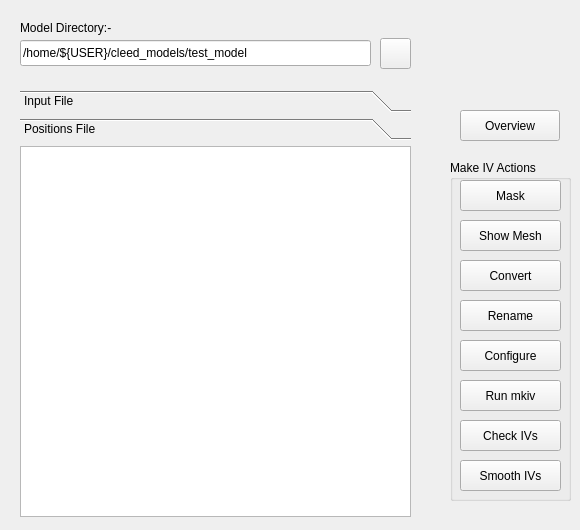
    <widget class="QWidget" name="tab_mkiv">
     <attribute name="title">
      <string>Make IV</string>
     </attribute>
     <widget class="QToolBox" name="toolBox_mkiv">
      <property name="geometry">
       <rect>
        <x>20</x>
        <y>90</y>
        <width>391</width>
        <height>431</height>
       </rect>
      </property>
      <property name="currentIndex">
       <number>1</number>
      </property>
      <widget class="QWidget" name="mkiv_input">
       <property name="geometry">
        <rect>
         <x>0</x>
         <y>0</y>
         <width>100</width>
         <height>30</height>
        </rect>
       </property>
       <attribute name="label">
        <string>Input File</string>
       </attribute>
       <widget class="QTextEdit" name="txt_mkiv_input">
        <property name="geometry">
         <rect>
          <x>0</x>
          <y>0</y>
          <width>391</width>
          <height>371</height>
         </rect>
        </property>
        <property name="readOnly">
         <bool>true</bool>
        </property>
        <property name="acceptRichText">
         <bool>true</bool>
        </property>
        <property name="textInteractionFlags">
         <set>Qt::TextSelectableByKeyboard|Qt::TextSelectableByMouse</set>
        </property>
       </widget>
      </widget>
      <widget class="QWidget" name="mkiv_positions">
       <property name="geometry">
        <rect>
         <x>0</x>
         <y>0</y>
         <width>391</width>
         <height>377</height>
        </rect>
       </property>
       <attribute name="label">
        <string>Positions File</string>
       </attribute>
       <widget class="QTextEdit" name="txt_mkiv_positions">
        <property name="geometry">
         <rect>
          <x>0</x>
          <y>0</y>
          <width>391</width>
          <height>371</height>
         </rect>
        </property>
        <property name="readOnly">
         <bool>true</bool>
        </property>
        <property name="textInteractionFlags">
         <set>Qt::TextSelectableByKeyboard|Qt::TextSelectableByMouse</set>
        </property>
       </widget>
      </widget>
     </widget>
     <widget class="QLineEdit" name="inp_modeldir_mkiv">
      <property name="geometry">
       <rect>
        <x>20</x>
        <y>40</y>
        <width>351</width>
        <height>26</height>
       </rect>
      </property>
      <property name="text">
       <string>/home/${USER}/cleed_models/test_model</string>
      </property>
     </widget>
     <widget class="QLabel" name="lbl_CurrentModel_mkiv">
      <property name="geometry">
       <rect>
        <x>20</x>
        <y>20</y>
        <width>111</width>
        <height>16</height>
       </rect>
      </property>
      <property name="text">
       <string>Model Directory:-</string>
      </property>
     </widget>
     <widget class="QPushButton" name="btn_findmodeldir_mkiv">
      <property name="geometry">
       <rect>
        <x>380</x>
        <y>38</y>
        <width>31</width>
        <height>31</height>
       </rect>
      </property>
      <property name="text">
       <string/>
      </property>
      <property name="icon">
       <iconset>
        <normaloff>:/document-open-4.png</normaloff>:/document-open-4.png</iconset>
      </property>
      <property name="iconSize">
       <size>
        <width>20</width>
        <height>20</height>
       </size>
      </property>
     </widget>
     <widget class="QGroupBox" name="groupBox_mkiv_Actions">
      <property name="geometry">
       <rect>
        <x>450</x>
        <y>160</y>
        <width>121</width>
        <height>341</height>
       </rect>
      </property>
      <property name="title">
       <string>Make IV Actions</string>
      </property>
      <widget class="QPushButton" name="btn_mkiv_Mask">
       <property name="geometry">
        <rect>
         <x>10</x>
         <y>20</y>
         <width>101</width>
         <height>31</height>
        </rect>
       </property>
       <property name="toolTip">
        <string>&lt;!DOCTYPE HTML PUBLIC &quot;-//W3C//DTD HTML 4.0//EN&quot; &quot;http://www.w3.org/TR/REC-html40/strict.dtd&quot;&gt;
&lt;html&gt;&lt;head&gt;&lt;meta name=&quot;qrichtext&quot; content=&quot;1&quot; /&gt;&lt;style type=&quot;text/css&quot;&gt;
p, li { white-space: pre-wrap; }
&lt;/style&gt;&lt;/head&gt;&lt;body style=&quot; font-family:'MS Shell Dlg 2'; font-size:8.25pt; font-weight:400; font-style:normal;&quot;&gt;
&lt;p style=&quot; margin-top:0px; margin-bottom:0px; margin-left:0px; margin-right:0px; -qt-block-indent:0; text-indent:0px;&quot;&gt;&lt;span style=&quot; font-weight:600;&quot;&gt;Create/Show Mask&lt;/span&gt;&lt;/p&gt;
&lt;p style=&quot; margin-top:0px; margin-bottom:0px; margin-left:0px; margin-right:0px; -qt-block-indent:0; text-indent:0px;&quot;&gt;Displays Mask&lt;/p&gt;&lt;/body&gt;&lt;/html&gt;</string>
       </property>
       <property name="text">
        <string>Mask</string>
       </property>
       <property name="icon">
        <iconset>
         <normaloff>:/Drama-icon.png</normaloff>:/Drama-icon.png</iconset>
       </property>
       <property name="iconSize">
        <size>
         <width>35</width>
         <height>35</height>
        </size>
       </property>
      </widget>
      <widget class="QPushButton" name="btn_mkiv_ShowMesh">
       <property name="geometry">
        <rect>
         <x>10</x>
         <y>60</y>
         <width>101</width>
         <height>31</height>
        </rect>
       </property>
       <property name="toolTip">
        <string>&lt;!DOCTYPE HTML PUBLIC &quot;-//W3C//DTD HTML 4.0//EN&quot; &quot;http://www.w3.org/TR/REC-html40/strict.dtd&quot;&gt;
&lt;html&gt;&lt;head&gt;&lt;meta name=&quot;qrichtext&quot; content=&quot;1&quot; /&gt;&lt;style type=&quot;text/css&quot;&gt;
p, li { white-space: pre-wrap; }
&lt;/style&gt;&lt;/head&gt;&lt;body style=&quot; font-family:'MS Shell Dlg 2'; font-size:8.25pt; font-weight:400; font-style:normal;&quot;&gt;
&lt;p style=&quot; margin-top:0px; margin-bottom:0px; margin-left:0px; margin-right:0px; -qt-block-indent:0; text-indent:0px;&quot;&gt;&lt;span style=&quot; font-weight:600;&quot;&gt;Show Mesh&lt;/span&gt;&lt;/p&gt;
&lt;p style=&quot; margin-top:0px; margin-bottom:0px; margin-left:0px; margin-right:0px; -qt-block-indent:0; text-indent:0px;&quot;&gt;Displays superimposed mesh on top of reference image&lt;/p&gt;&lt;/body&gt;&lt;/html&gt;</string>
       </property>
       <property name="text">
        <string>Show Mesh</string>
       </property>
       <property name="icon">
        <iconset>
         <normaloff>:/games-config-board.png</normaloff>:/games-config-board.png</iconset>
       </property>
       <property name="iconSize">
        <size>
         <width>18</width>
         <height>18</height>
        </size>
       </property>
      </widget>
      <widget class="QPushButton" name="btn_mkiv_Check_IVs">
       <property name="geometry">
        <rect>
         <x>10</x>
         <y>260</y>
         <width>101</width>
         <height>31</height>
        </rect>
       </property>
       <property name="text">
        <string>Check IVs</string>
       </property>
       <property name="icon">
        <iconset>
         <normaloff>:/office-chart-line.png</normaloff>:/office-chart-line.png</iconset>
       </property>
       <property name="iconSize">
        <size>
         <width>25</width>
         <height>25</height>
        </size>
       </property>
      </widget>
      <widget class="QPushButton" name="btn_mkiv_Convert">
       <property name="geometry">
        <rect>
         <x>10</x>
         <y>100</y>
         <width>101</width>
         <height>31</height>
        </rect>
       </property>
       <property name="toolTip">
        <string>&lt;!DOCTYPE HTML PUBLIC &quot;-//W3C//DTD HTML 4.0//EN&quot; &quot;http://www.w3.org/TR/REC-html40/strict.dtd&quot;&gt;
&lt;html&gt;&lt;head&gt;&lt;meta name=&quot;qrichtext&quot; content=&quot;1&quot; /&gt;&lt;style type=&quot;text/css&quot;&gt;
p, li { white-space: pre-wrap; }
&lt;/style&gt;&lt;/head&gt;&lt;body style=&quot; font-family:'MS Shell Dlg 2'; font-size:8.25pt; font-weight:400; font-style:normal;&quot;&gt;
&lt;p style=&quot; margin-top:0px; margin-bottom:0px; margin-left:0px; margin-right:0px; -qt-block-indent:0; text-indent:0px;&quot;&gt;&lt;span style=&quot; font-weight:600;&quot;&gt;Convert Images&lt;/span&gt;&lt;/p&gt;
&lt;p style=&quot; margin-top:0px; margin-bottom:0px; margin-left:0px; margin-right:0px; -qt-block-indent:0; text-indent:0px;&quot;&gt;Change raw IV data images into TIFF format for mkiv&lt;/p&gt;&lt;/body&gt;&lt;/html&gt;</string>
       </property>
       <property name="text">
        <string>Convert</string>
       </property>
       <property name="icon">
        <iconset>
         <normaloff>:/archive-extract-2.png</normaloff>:/archive-extract-2.png</iconset>
       </property>
       <property name="iconSize">
        <size>
         <width>25</width>
         <height>25</height>
        </size>
       </property>
      </widget>
      <widget class="QPushButton" name="btn_mkiv_Run">
       <property name="geometry">
        <rect>
         <x>10</x>
         <y>220</y>
         <width>101</width>
         <height>31</height>
        </rect>
       </property>
       <property name="text">
        <string>Run mkiv</string>
       </property>
       <property name="icon">
        <iconset>
         <normaloff>:/system-2.png</normaloff>:/system-2.png</iconset>
       </property>
       <property name="iconSize">
        <size>
         <width>20</width>
         <height>20</height>
        </size>
       </property>
      </widget>
      <widget class="QPushButton" name="btn_mkiv_EditFile">
       <property name="geometry">
        <rect>
         <x>10</x>
         <y>180</y>
         <width>101</width>
         <height>31</height>
        </rect>
       </property>
       <property name="text">
        <string>Configure</string>
       </property>
       <property name="icon">
        <iconset>
         <normaloff>:/configure-2.png</normaloff>:/configure-2.png</iconset>
       </property>
       <property name="iconSize">
        <size>
         <width>20</width>
         <height>20</height>
        </size>
       </property>
      </widget>
      <widget class="QPushButton" name="btn_mkiv_Rename">
       <property name="geometry">
        <rect>
         <x>10</x>
         <y>140</y>
         <width>101</width>
         <height>31</height>
        </rect>
       </property>
       <property name="toolTip">
        <string>&lt;!DOCTYPE HTML PUBLIC &quot;-//W3C//DTD HTML 4.0//EN&quot; &quot;http://www.w3.org/TR/REC-html40/strict.dtd&quot;&gt;
&lt;html&gt;&lt;head&gt;&lt;meta name=&quot;qrichtext&quot; content=&quot;1&quot; /&gt;&lt;style type=&quot;text/css&quot;&gt;
p, li { white-space: pre-wrap; }
&lt;/style&gt;&lt;/head&gt;&lt;body style=&quot; font-family:'MS Shell Dlg 2'; font-size:8.25pt; font-weight:400; font-style:normal;&quot;&gt;
&lt;p style=&quot; margin-top:0px; margin-bottom:0px; margin-left:0px; margin-right:0px; -qt-block-indent:0; text-indent:0px;&quot;&gt;&lt;span style=&quot; font-weight:600;&quot;&gt;Rename/Renumber Images&lt;/span&gt;&lt;/p&gt;
&lt;p style=&quot; margin-top:0px; margin-bottom:0px; margin-left:0px; margin-right:0px; -qt-block-indent:0; text-indent:0px;&quot;&gt;Changes naming scheme of orginal images&lt;/p&gt;&lt;/body&gt;&lt;/html&gt;</string>
       </property>
       <property name="text">
        <string>Rename</string>
       </property>
       <property name="icon">
        <iconset>
         <normaloff>:/format-wordwrap.png</normaloff>:/format-wordwrap.png</iconset>
       </property>
       <property name="iconSize">
        <size>
         <width>30</width>
         <height>30</height>
        </size>
       </property>
      </widget>
      <widget class="QPushButton" name="btn_mkiv_Smooth">
       <property name="geometry">
        <rect>
         <x>10</x>
         <y>300</y>
         <width>101</width>
         <height>31</height>
        </rect>
       </property>
       <property name="toolTip">
        <string>&lt;!DOCTYPE HTML PUBLIC &quot;-//W3C//DTD HTML 4.0//EN&quot; &quot;http://www.w3.org/TR/REC-html40/strict.dtd&quot;&gt;
&lt;html&gt;&lt;head&gt;&lt;meta name=&quot;qrichtext&quot; content=&quot;1&quot; /&gt;&lt;style type=&quot;text/css&quot;&gt;
p, li { white-space: pre-wrap; }
&lt;/style&gt;&lt;/head&gt;&lt;body style=&quot; font-family:'MS Shell Dlg 2'; font-size:8.25pt; font-weight:400; font-style:normal;&quot;&gt;
&lt;p style=&quot; margin-top:0px; margin-bottom:0px; margin-left:0px; margin-right:0px; -qt-block-indent:0; text-indent:0px;&quot;&gt;&lt;span style=&quot; font-weight:600;&quot;&gt;Fourier Smooth&lt;/span&gt;&lt;/p&gt;
&lt;p style=&quot; margin-top:0px; margin-bottom:0px; margin-left:0px; margin-right:0px; -qt-block-indent:0; text-indent:0px;&quot;&gt;FFT to remove spikes in IV curves&lt;/p&gt;&lt;/body&gt;&lt;/html&gt;</string>
       </property>
       <property name="text">
        <string>Smooth IVs</string>
       </property>
       <property name="icon">
        <iconset>
         <normaloff>:/gvb.png</normaloff>:/gvb.png</iconset>
       </property>
       <property name="iconSize">
        <size>
         <width>20</width>
         <height>20</height>
        </size>
       </property>
      </widget>
     </widget>
     <widget class="QPushButton" name="pushButton">
      <property name="geometry">
       <rect>
        <x>460</x>
        <y>110</y>
        <width>100</width>
        <height>31</height>
       </rect>
      </property>
      <property name="text">
       <string>Overview</string>
      </property>
      <property name="icon">
       <iconset>
        <normaloff>:/edit-find-4.png</normaloff>:/edit-find-4.png</iconset>
      </property>
      <property name="iconSize">
       <size>
        <width>24</width>
        <height>24</height>
       </size>
      </property>
     </widget>
    </widget>
